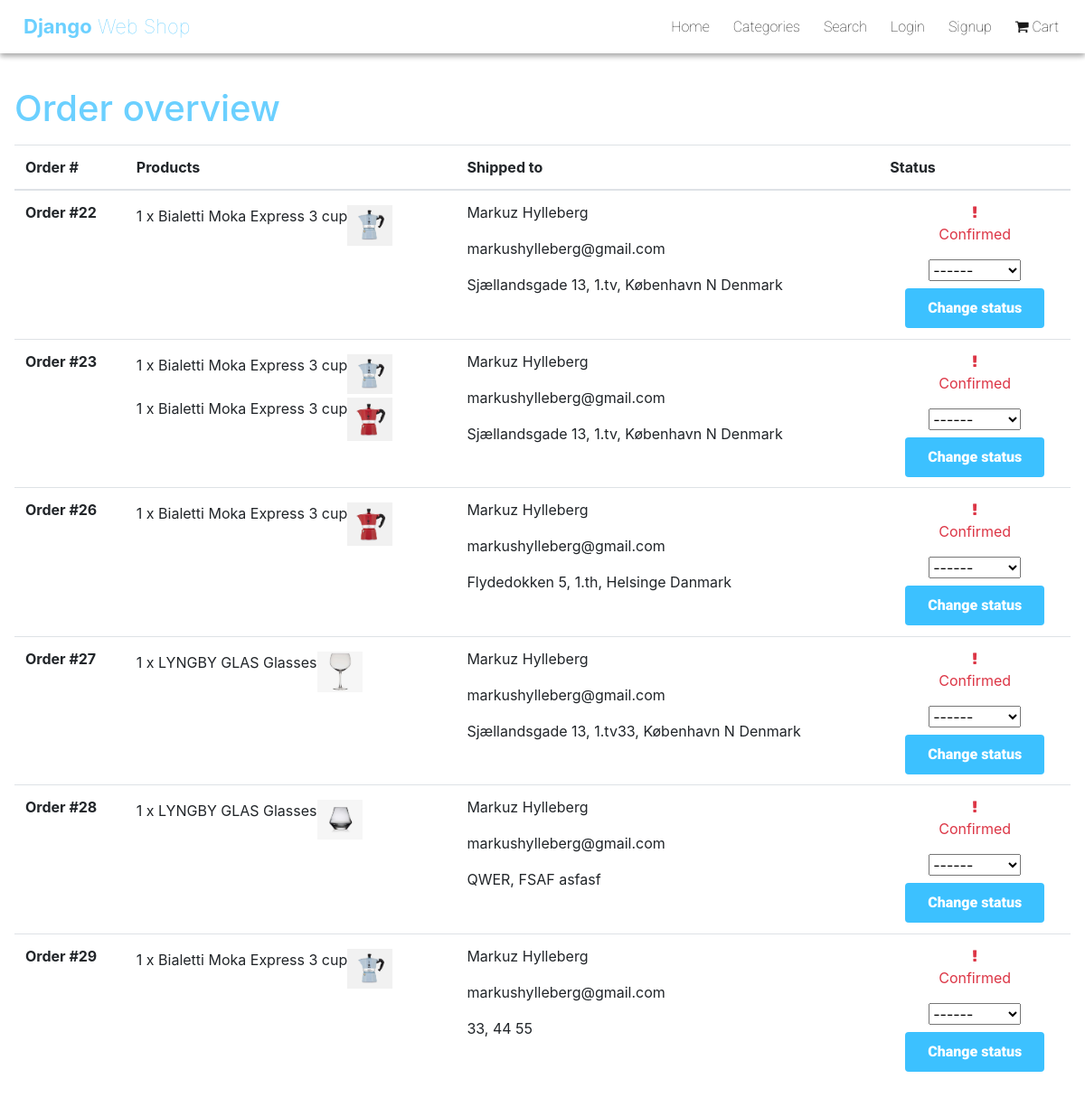
Before: /shop/order_overview/ with the older database file.
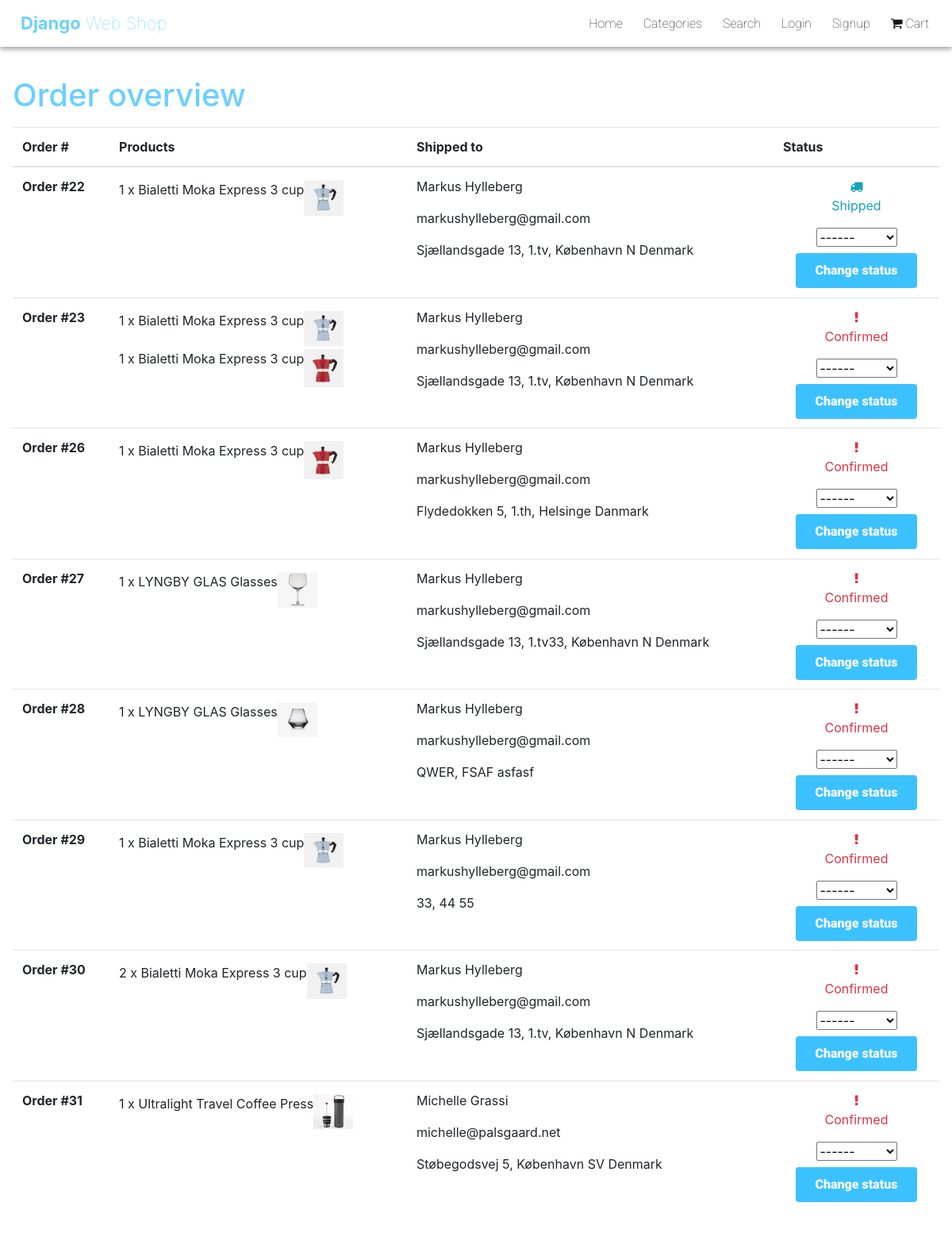
After: the same page with the newer database file.
### shop/models.py (models this page shows, shortened)
class Invoice(models.Model):
    user = models.ForeignKey(User, null=True, on_delete=models.SET_NULL)
    shipping_method = models.ForeignKey(ShippingMethod, null=True, on_delete=models.SET_NULL)
    transaction_datetime = models.DateTimeField(default=datetime.now, blank=True)
    total_price = models.DecimalField(max_digits=19, decimal_places=2)
    shipping_address = models.CharField(max_length=200)
    shipping_city = models.CharField(max_length=120)
    shipping_country = models.CharField(max_length=100)
    status = models.CharField(max_length=20, default='Confirmed')

class InvoiceProduct(models.Model):
    invoice = models.ForeignKey(Invoice, on_delete=models.CASCADE, related_name='invoice_products')
    product = models.ForeignKey(ProductVariant, on_delete=models.CASCADE) ## Should be PROTECT, but for development we'll keep it at CASCADE
    quantity = models.PositiveIntegerField()

class ProductVariant(models.Model):
    product = models.ForeignKey(Product, on_delete=models.CASCADE)
    price = models.DecimalField(max_digits=19, decimal_places=2)
    stock = models.PositiveIntegerField()
    image = models.ImageField(validators=[FileExtensionValidator(allowed_extensions=['jpg', 'png', 'jpeg'])])

class Product(models.Model):
    title = models.CharField(max_length=150)
    description = models.TextField()
    category = models.ForeignKey(ProductCategory, null=True, on_delete=models.SET_NULL)

### shop/views.py (the view, shortened to what this page needs)
# urls.py: path('order_overview/', views.order_overview, name='order_overview'),
def order_overview(req):
    invoices = Invoice.objects.all()
    invoice_products = InvoiceProduct.objects.all()
    context = {
        'invoices': invoices,
        'invoice_products': invoice_products
    }
    return render(req, 'pages/administator/order_overview.html', context)

### shop/templates/pages/administator/order_overview.html (shortened to what this page needs)
{% extends '_base.html' %}
{% block content %}
    <div class="p-3 space-for-nav">
        <h1 class="dws-blue">Order overview</h1>
        <table class="table">
        <thead>
            <tr>
                <th scope="col">Order #</th>
                <th scope="col">Products</th>
                <th scope="col">Shipped to</th>
                <th scope="col">Status</th>
            </tr>
        </thead>
        <tbody>
            {% for invoice in invoices %}
                <tr>
                    <th scope="row">Order #{{ invoice.id }}</th>
                    <td>
                        {% for invoice_product in invoice_products %}
                            {% if invoice_product.invoice.id == invoice.id %}
                                <div class="d-flex my-1">
                                    <p>{{ invoice_product.quantity }} x {{ invoice_product.product.product.title }}</p>
                                    <img class="very-small-img" src="{{ invoice_product.product.image.url }}">
                                </div>
                            {% endif %}
                        {% endfor %}
                    </td>
                    <td>
                        <div>
                            <p>{{ invoice.user.first_name }} {{ invoice.user.last_name }}</p>
                            <p>{{ invoice.user.email }}</p>
                            <p>{{ invoice.shipping_address }}, {{ invoice.shipping_city }} {{ invoice.shipping_country }}</p>
                        </div>
                    </td>
                    <td>
                        <div class="text-center">
                            {% if invoice.status == 'Confirmed' %}
                                <i class="fa fa-exclamation text-danger"></i>
                                <p class="text-danger">{{ invoice.status }}</p>
                            {% elif invoice.status == 'Shipped' %}
                                <i class="fa fa-truck text-info"></i>
                                <p class="text-info">{{ invoice.status }}</p>
                            {% else %}
                                <i class="fa fa-check-circle text-success"></i>
                                <p class="text-success">{{ invoice.status }}</p>
                            {% endif %}
                            <form action="{% url 'shop:order_overview' %}" method="POST">
                                <select name="order_status">
                                    <option value="0" selected>------</option>
                                </select>
                                <br />
                                <button class="btn btn-primary mt-2">Change status</button>
                            </form>
                        </div>
                    </td>
                </tr>
                <tr>
            {% endfor %}
        </tbody>
        </table>
    </div>
{% endblock %}

Changed rows visible on the page:
changed Invoice id 22: user.first_name "Markuz" → "Markus"; status "Confirmed" → "Shipped"
changed through a linked row, Invoice id 23: user.first_name "Markuz" → "Markus"
changed through a linked row, Invoice "Flydedokken 5, 1.th": user.first_name "Markuz" → "Markus"
changed through a linked row, Invoice "Sjællandsgade 13, 1.tv33": user.first_name "Markuz" → "Markus"
changed through a linked row, Invoice "QWER": user.first_name "Markuz" → "Markus"
changed through a linked row, Invoice id 29: user.first_name "Markuz" → "Markus"
added Invoice: id "30", user.first_name "Markus", user.last_name "Hylleberg", user.email "markushylleberg@gmail.com", shipping_address "Sjællandsgade 13, 1.tv", shipping_city "København N", shipping_country "Denmark", status "Confirmed"
added InvoiceProduct: quantity "2", product.product "Bialetti Moka Express 3 cup", product.image (picture), shown under "30"
added Invoice: id "31", user.first_name "Michelle", user.last_name "Grassi", user.email "michelle@palsgaard.net", shipping_address "Støbegodsvej 5", shipping_city "København SV", shipping_country "Denmark", status "Confirmed"
added InvoiceProduct: quantity "1", product.product "Ultralight Travel Coffee Press", product.image (picture), shown under "31"
